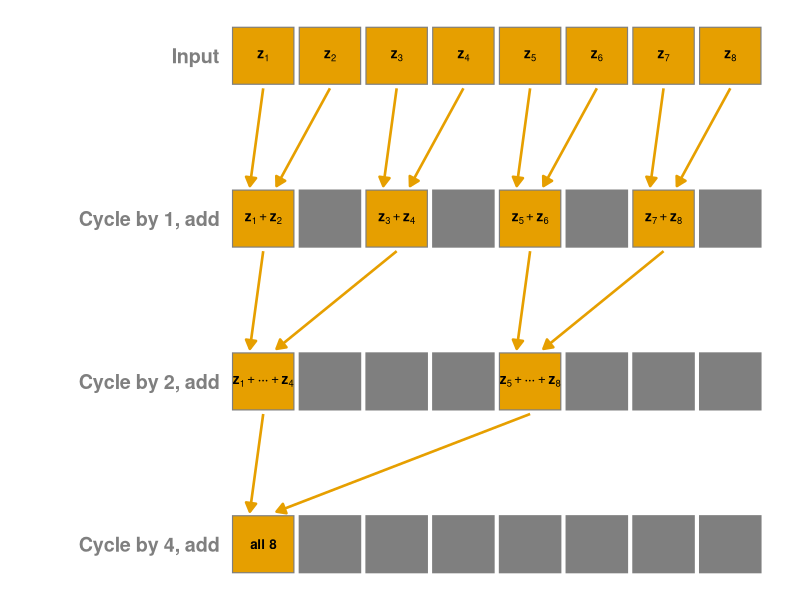
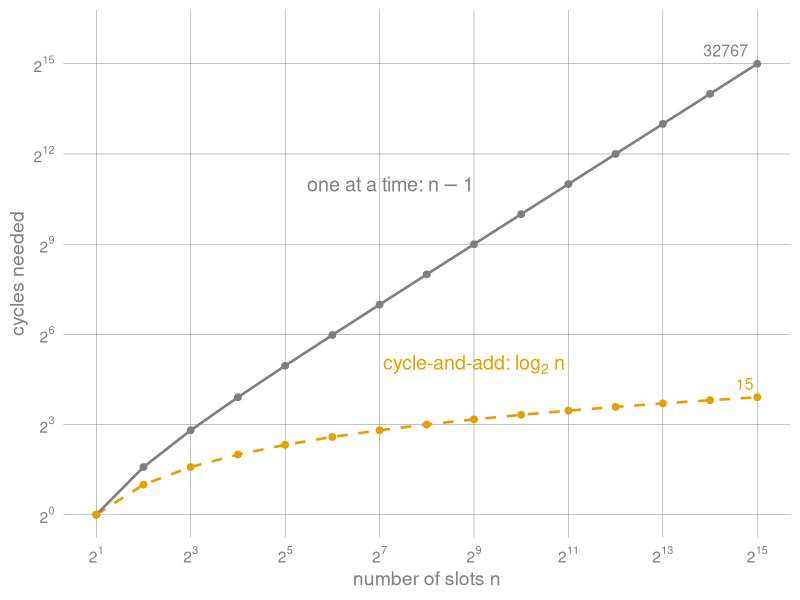

Write the R code that produced these figures, in order.
## ---- chunk 1
#| label: fig-intravector-sums
#| echo: false
#| warning: false
#| message: false
#| fig-align: center
#| fig-width: 10
#| fig-height: 6.2
#| cache: true
#| dev.args: !expr list(bg = "transparent")
#| fig-cap: "Summing eight slots with three cycle-and-adds, shifting by 1, 2, then 4, forms a binary tree."
#| fig-alt: "Four rows of eight boxes. The top row holds z1 through z8. After cycling by 1 and adding, each box holds a sum of two neighbors, such as z1 + z2; after cycling by 2, a sum of four, such as z1 + ... + z4; after cycling by 4, every box holds the sum of all 8, with indices wrapping from 8 back to 1. Orange boxes mark the entries that reach slot 1, and arrows run from the two inputs of each orange box into it, forming a binary tree."

library(ggplot2)

slots <- 8
shifts <- c(1, 2, 4)

# Simulate: each row holds, per slot, the set of input indices it sums.
# Shifting by s gives slot j the old content of slot j + s (wrapping), then add.
rows <- list(as.list(1:slots))
for (s in shifts) {
  prev <- rows[[length(rows)]]
  rows[[length(rows) + 1]] <- lapply(1:slots, function(j) {
    src <- (j - 1 + s) %% slots + 1
    sort(union(prev[[j]], prev[[src]]))
  })
}

# Name a set of indices as a cyclic range, e.g. {7, 8, 1, 2} -> "7-2".
# Plotmath label for the sum a cell holds, e.g. z[7] + cdots + z[2] (wrapping mod 8).
# Hot cells are bold.
range_label <- function(idx, slot, hot) {
  n <- length(idx)
  last <- (slot + n - 2) %% slots + 1
  lab <- if (n == 1) paste0("z[", slot, "]")
         else if (n == 2) paste0("z[", slot, "] + z[", last, "]")
         else if (n < slots) paste0("z[", slot, "] + cdots + z[", last, "]")
         else "\"all 8\""
  if (hot) paste0("bold(", lab, ")") else lab
}

# Which cells of each row feed slot 1 of the last row (work backwards).
need <- vector("list", length(rows))
need[[length(rows)]] <- 1
for (r in length(shifts):1) {
  need[[r]] <- sort(unique(c(need[[r + 1]], (need[[r + 1]] - 1 + shifts[r]) %% slots + 1)))
}

cells <- do.call(rbind, lapply(seq_along(rows), function(r) {
  data.frame(
    row = r - 1, slot = 1:slots,
    hot = 1:slots %in% need[[r]],
    label = vapply(1:slots, function(j) range_label(rows[[r]][[j]], j, j %in% need[[r]]), "")
  )
}))

neutral <- "grey50"
orange <- "#E69F00"

row_names <- c("Input", paste0("Cycle by ", shifts, ", add"))
steps <- data.frame(row = 0:3, label = row_names)

# Every partial sum (orange cell) gets an arrow from both of its inputs: the
# same slot one row up, and the slot `shift` to the right. Arrows land on the
# left and right of the top edge, so the two heads never overlap.
rg <- 2      # vertical distance between rows
th <- 0.7    # tile height
feeds <- do.call(rbind, lapply(seq_along(shifts), function(r) {
  tg <- need[[r + 1]]
  data.frame(
    x = c(tg, tg + shifts[r]),
    xend = c(tg - 0.2, tg + 0.2),
    row = r - 1
  )
}))

ggplot() +
  geom_tile(
    data = cells,
    aes(x = slot, y = row * rg, fill = hot),
    width = 0.92, height = th, color = neutral, linewidth = 0.4
  ) +
  geom_text(
    data = cells,
    aes(x = slot, y = row * rg, label = label),
    parse = TRUE, color = ifelse(cells$hot, "black", neutral), size = 3.4
  ) +
  geom_text(
    data = steps,
    aes(x = 0.35, y = row * rg, label = label),
    color = neutral, size = 5, fontface = "bold", hjust = 1
  ) +
  geom_segment(
    data = feeds,
    aes(x = x, xend = xend, y = row * rg + th / 2 + 0.05, yend = (row + 1) * rg - th / 2 - 0.05),
    color = orange, linewidth = 0.9,
    arrow = arrow(length = unit(0.1, "inches"), type = "closed")
  ) +
  scale_fill_manual(values = c(`TRUE` = orange, `FALSE` = NA), guide = "none") +
  scale_y_reverse() +
  scale_x_continuous(limits = c(-2.4, slots + 0.5)) +
  coord_cartesian(clip = "off") +
  theme_void() +
  theme(
    plot.background = element_rect(fill = "transparent", color = NA),
    panel.background = element_rect(fill = "transparent", color = NA)
  )
## ---- chunk 2
#| label: fig-cycle-cost
#| echo: false
#| warning: false
#| message: false
#| fig-align: center
#| fig-width: 7
#| fig-height: 4.2
#| dev.args: !expr list(bg = "transparent")
#| cache: true
#| fig-cap: "Cycles needed to sum $n$ slots one at a time versus by cycle-and-add."
#| fig-alt: "Log-log plot of cycles needed against the number of slots, from 2 to 2^15. Summing one at a time, a solid grey line, grows to 32,767 cycles; cycle-and-add, a dashed orange line, grows only to 15."
library(ggplot2)

orange <- "#E69F00"
k <- 1:15                                 # n = 2^k slots, up to N/2 = 2^15
cost <- rbind(
  data.frame(n = 2^k, cycles = 2^k - 1, method = "one at a time"),
  data.frame(n = 2^k, cycles = k,       method = "cycle-and-add")
)
pow2 <- function(b) parse(text = paste0("2^", log2(b)))

ggplot(cost, aes(n, cycles, colour = method, linetype = method)) +
  geom_line(linewidth = 0.9) +
  geom_point(size = 2) +
  annotate("text", x = 2^9, y = 2^11, label = "'one at a time: '*n - 1", parse = TRUE,
           colour = "grey50", size = 5, fontface = "bold", hjust = 1) +
  annotate("text", x = 2^9, y = 2^5, label = "'cycle-and-add: '*log[2]~n", parse = TRUE,
           colour = orange, size = 5, fontface = "bold") +
  annotate("text", x = 2^15, y = 32767, label = "32767",
           colour = "grey50", size = 4, hjust = 1.2, vjust = -0.6) +
  annotate("text", x = 2^15, y = 15, label = "15",
           colour = orange, size = 4, hjust = 1.2, vjust = -0.6) +
  scale_colour_manual(values = c("one at a time" = "grey50", "cycle-and-add" = orange), guide = "none") +
  scale_linetype_manual(values = c("one at a time" = "solid", "cycle-and-add" = "dashed"), guide = "none") +
  scale_x_continuous(trans = "log2", breaks = 2^seq(1, 15, by = 2), labels = pow2) +
  scale_y_continuous(trans = "log2", breaks = 2^seq(0, 15, by = 3), labels = pow2,
                     expand = expansion(mult = c(0.05, 0.12))) +
  labs(x = "number of slots n", y = "cycles needed") +
  theme_minimal(base_size = 14) +
  theme(
    plot.background = element_rect(fill = "transparent", color = NA),
    panel.background = element_rect(fill = "transparent", color = NA),
    panel.grid.minor = element_blank(),
    panel.grid.major = element_line(color = "grey50", linewidth = 0.15),
    axis.title = element_text(color = "grey50"),
    axis.text = element_text(color = "grey50")
  )
